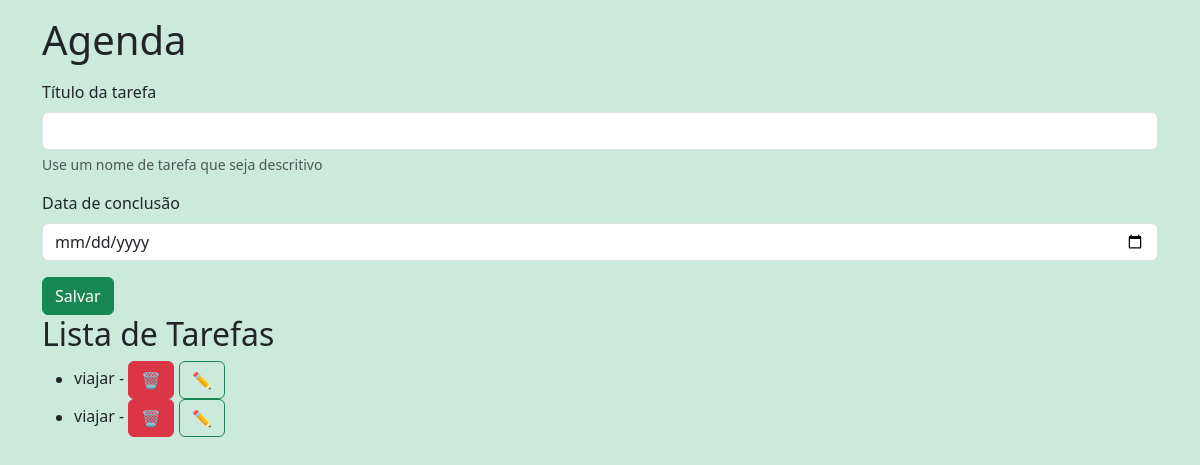
Page /agenda on the earlier database version.
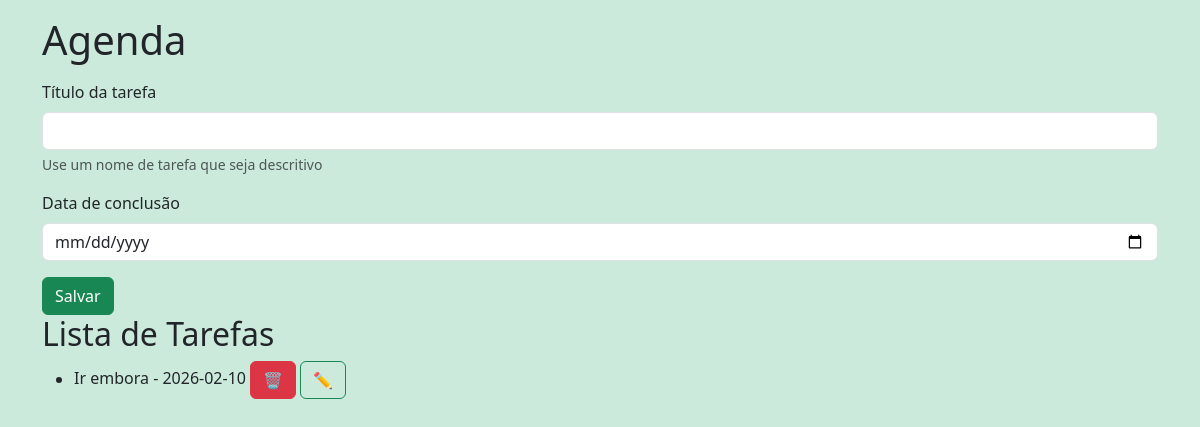
Same page on the later database version.
### tables this page shows
CREATE TABLE tarefas (
        id INTEGER PRIMARY KEY AUTOINCREMENT,
        titulo_tarefa TEXT NOT NULL,
        data_conclusao TEXT);

### app.py (the view)
@app.route('/agenda', methods=['GET', 'POST'])
def agenda():
    tarefa = None
    if request.method == 'POST':
        titulo_tarefa = request.form['titulo-tarefa']
        data_conclusao = request.form['data-conclusao']
        tarefa = Tarefa(titulo_tarefa, data_conclusao)
        tarefa.salvar_tarefa()
    tarefas = Tarefa.obter_tarefas()
    return render_template('agenda.html', titulo='Agenda', tarefas=tarefas)

### models/database.py (called while the page is built)
    def buscar_tudo(self, query: str, params: tuple = ()) -> list[Any]:
        self.cursor.execute(query, params)
        return self.cursor.fetchall()

    def close(self) -> None:
        self.connection.close()

    def __enter__(self) -> Self:
        return self

    def __exit__(self, exc_type: Optional[Type[BaseException]], exc_value: Optional[BaseException], tb: Optional[TracebackType]) -> None:
        if exc_type is not None:
            print('Exceção caprturada no contexto:')
            print(f'Tipo: {exc_type.__name__}')
            print(f'Mensagem: {exc_value}')
            print('Traceback completo:')
            traceback.print_tb(tb)
        self.close()

### models/tarefa.py (called while the page is built)
    @classmethod
    def obter_tarefas(cls) -> list[Self]:
        with Database('./data/tarefas.sqlite3') as db:
            query: str = 'SELECT titulo_tarefa, data_conclusao, id FROM tarefas;'
            resultados: list[Any] = db.buscar_tudo(query)
            tarefas: list[Self] = [cls(titulo, data, id) for titulo, data, id in resultados]
            return tarefas

### templates/agenda.html (shortened to what this page needs)
    {% extends "base.html" %}
    {% block content %}
    <form class="mt-3" method="POST">
            <div class="mb-3">
                <label for="titulo-tarefa" class="form-label">Título da tarefa</label>
                <input type="text" class="form-control" name = "titulo-tarefa" id="titulo-tarefa" aria-describedby="ajudaNomeTarefa" value="{{ tarefa_selecionada.titulo_tarefa if
                tarefa_selecionada else '' }}" required>
            <div id="ajudaNomeTarefa" class="form-text">Use um nome de tarefa que seja descritivo</div>
            </div>
            <div class="mb-3">
                <label for="data-conclusao" class="form-label">Data de conclusão</label>
                <input type="date" class="form-control" name="data-conclusao" id="data-conclusao"
                value="{{ tarefa_selecionada.data_conclusao if tarefa_selecionada else '' }}">
            </div>
            <button type="submit" class="btn btn-primary">Salvar</button>
    </form>
<h2>Lista de Tarefas</h2>
    {% if tarefas %}
        <ul>
            {% for tarefa in tarefas %}
                <li>{{ tarefa.titulo_tarefa }} - {{ tarefa.data_conclusao }}
                    <a href="{{ url_for('delete', idTarefa=tarefa.id_tarefa) }}" class="btn btn-danger">🗑️</a>
                    <a href="{{ url_for('update', idTarefa=tarefa.id_tarefa) }}" class="btn btn-outline-primary">✏️</a>
                </li>
            {% endfor %}
        </ul>
    {% else %}
        <p>Nenhuma tarefa cadastrada</p>
    {% endif %}
    {% endblock %}

### templates/base.html (shortened to what this page needs)
<!DOCTYPE html>
<html lang="pt-br">
<head>
    <link rel="stylesheet" href="{{ url_for('static', filename='style.css') }}">
    <link href="https://cdn.jsdelivr.net/npm/bootstrap@5.3.8/dist/css/bootstrap.min.css" rel="stylesheet">
</head>
<body class="container ">
    <h1 class="mt-3">{{ titulo }}</h1>
    {% block content %}{% endblock %}
</body>
</html>

### static/style.css (style rules this page uses)
:root { --bs-primary: #198754; --bs-success: #2fbf71; --bs-link-color: #198754; --bs-link-hover-color: #146c43; }
.btn-primary { background-color: #198754 !important; border-color: #198754 !important; }
.btn-outline-primary { color: #198754 !important; border-color: #198754 !important; }
a { color: #198754; }
body { background-color: #cceadc !important; }

Differences in the rows shown:
removed tarefas: titulo_tarefa "viajar"
removed tarefas: titulo_tarefa "viajar"
added tarefas: titulo_tarefa "Ir embora", data_conclusao "2026-02-10"
